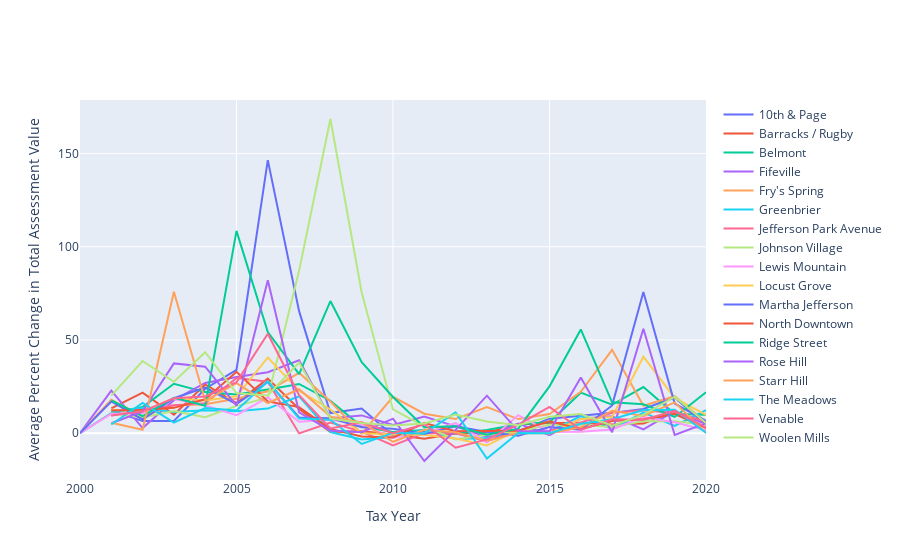

The cell this chart's notebook holds for it:
### Code cell
fig = go.Figure()

for column in unstacked.columns[1:]:
    fig.add_trace(go.Scatter(x=unstacked['TaxYear'],
                             y=unstacked[column],
                             mode='lines',
                             name=column))
fig.update_xaxes(title_text='Tax Year')
fig.update_yaxes(title_text='Average Percent Change in Total Assessment Value')

fig.show()
fig.write_html("html/allneighs.html")
